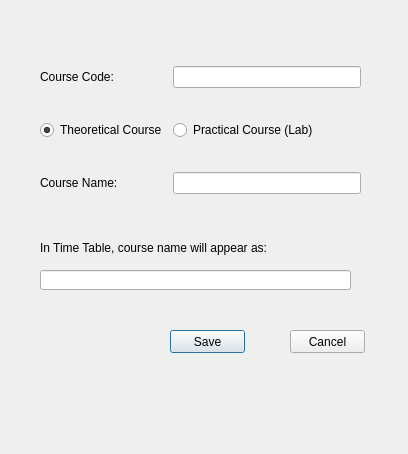
<?xml version="1.0" encoding="UTF-8"?>
<ui version="4.0">
 <class>addCourseDialog</class>
 <widget class="QDialog" name="addCourseDialog">
  <property name="geometry">
   <rect>
    <x>0</x>
    <y>0</y>
    <width>408</width>
    <height>454</height>
   </rect>
  </property>
  <property name="windowTitle">
   <string>Create New Course</string>
  </property>
  <widget class="QWidget" name="gridLayoutWidget">
   <property name="geometry">
    <rect>
     <x>40</x>
     <y>40</y>
     <width>321</width>
     <height>181</height>
    </rect>
   </property>
   <layout class="QGridLayout" name="gridLayout">
    <item row="0" column="0">
     <widget class="QLabel" name="courseCodeLabel">
      <property name="text">
       <string>Course Code:</string>
      </property>
     </widget>
    </item>
    <item row="2" column="0">
     <widget class="QLabel" name="courseNameLabel">
      <property name="text">
       <string>Course Name:</string>
      </property>
     </widget>
    </item>
    <item row="0" column="1">
     <widget class="QLineEdit" name="courseCode"/>
    </item>
    <item row="2" column="1">
     <widget class="QLineEdit" name="courseName"/>
    </item>
    <item row="1" column="0">
     <widget class="QRadioButton" name="theoreticalCourse">
      <property name="text">
       <string>Theoretical Course</string>
      </property>
      <property name="checked">
       <bool>true</bool>
      </property>
     </widget>
    </item>
    <item row="1" column="1">
     <widget class="QRadioButton" name="practicalCourse">
      <property name="text">
       <string>Practical Course (Lab)</string>
      </property>
     </widget>
    </item>
   </layout>
  </widget>
  <widget class="QPushButton" name="saveButton">
   <property name="geometry">
    <rect>
     <x>170</x>
     <y>330</y>
     <width>75</width>
     <height>23</height>
    </rect>
   </property>
   <property name="text">
    <string>Save</string>
   </property>
  </widget>
  <widget class="QPushButton" name="cancelButton">
   <property name="geometry">
    <rect>
     <x>290</x>
     <y>330</y>
     <width>75</width>
     <height>23</height>
    </rect>
   </property>
   <property name="text">
    <string>Cancel</string>
   </property>
  </widget>
  <widget class="QLabel" name="sampleCourseNameLabel">
   <property name="geometry">
    <rect>
     <x>40</x>
     <y>240</y>
     <width>281</width>
     <height>16</height>
    </rect>
   </property>
   <property name="text">
    <string>In Time Table, course name will appear as:</string>
   </property>
  </widget>
  <widget class="QLineEdit" name="sampleCourseName">
   <property name="geometry">
    <rect>
     <x>40</x>
     <y>270</y>
     <width>311</width>
     <height>20</height>
    </rect>
   </property>
   <property name="readOnly">
    <bool>true</bool>
   </property>
  </widget>
 </widget>
 <resources/>
 <connections/>
</ui>
